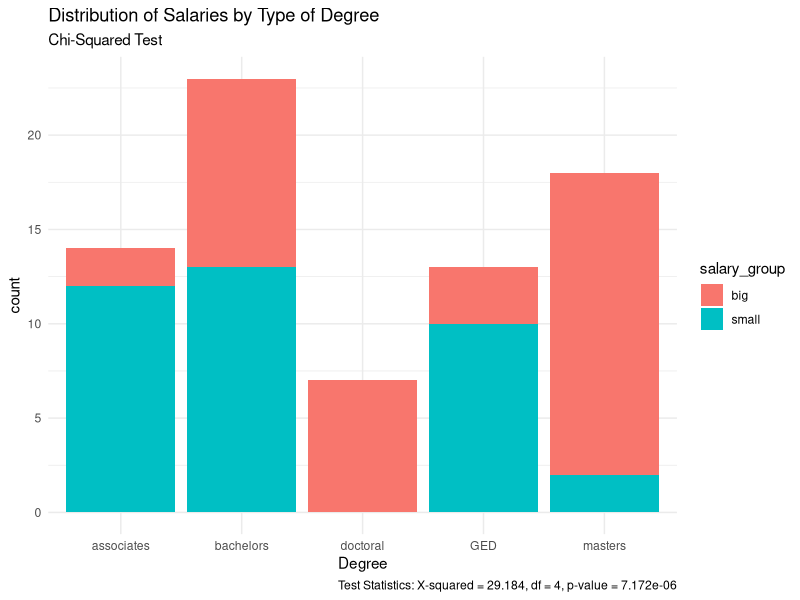
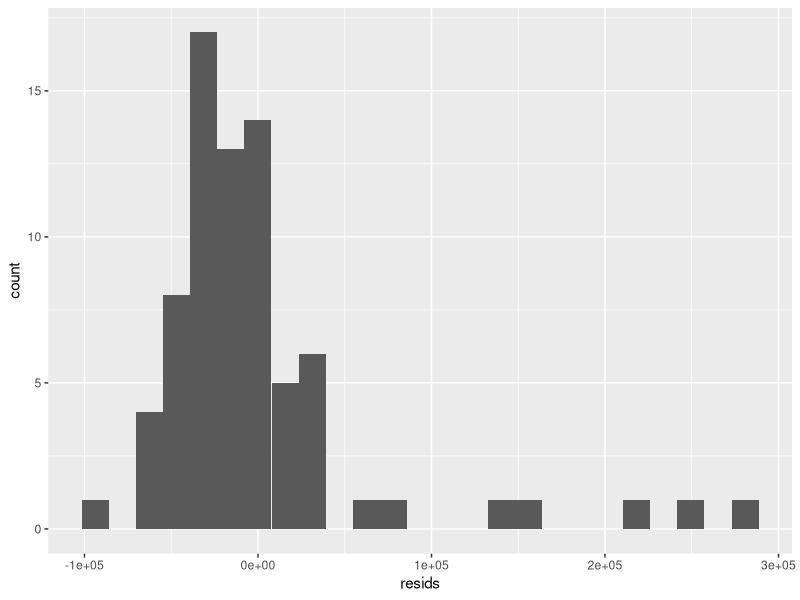
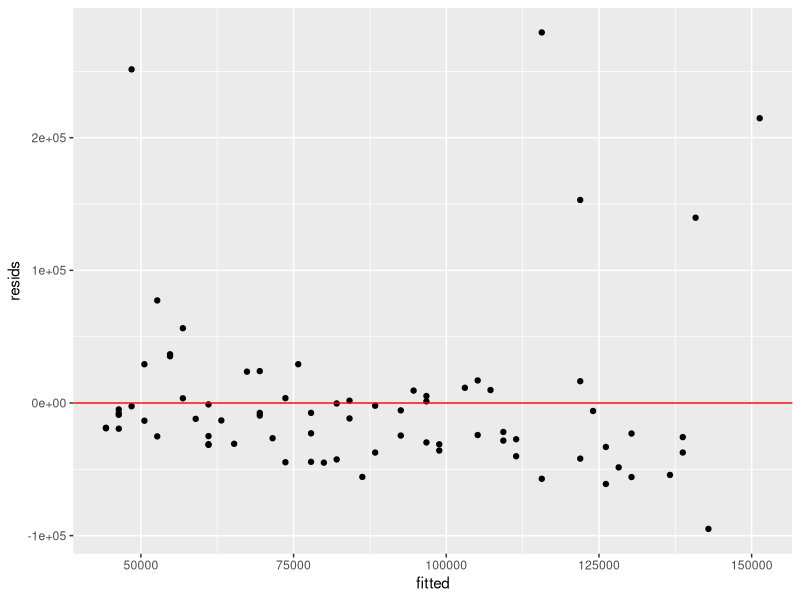
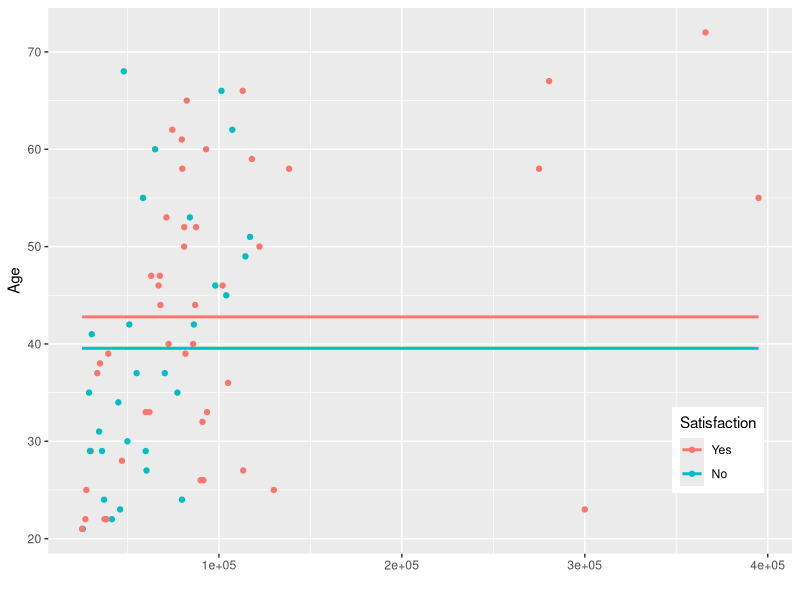

The R source for these figures, in order:
## ---- chunk 1
#DO NOT EDIT THIS CHUNK OR ANYTHING ABOVE IT!
knitr::opts_chunk$set(echo = TRUE, eval = TRUE, fig.align = "center", warning = F, message = F, tidy=T, tidy.opts=list(width.cutoff=50), R.options=list(max.print=100,dplyr.print_max=100))
## ---- chunk 2
library(tidyverse)
library(dplyr)
library(ggplot2)
library(readxl)

library(readr)

testing <- read_csv("project2data.csv", col_types = cols(Age = col_number(), GPA = col_number(), Salary = col_number()))
## ---- chunk 3
#MANOVA test
man1 <- manova(cbind(Age, GPA, Salary) ~ Degree, data = testing)
summary(man1)
## ---- chunk 4
# ANOVA
summary.aov(man1)
## ---- chunk 5
testing %>% group_by(Degree) %>% summarize(mean(Age), mean(GPA), 
    mean(Salary))
## ---- chunk 6
pairwise.t.test(testing$Age, testing$Degree, p.adj = "none")
## ---- chunk 7
pairwise.t.test(testing$Salary, testing$Degree, p.adj = "none")
## ---- chunk 8
# MANOVA assumptions
library(rstatix)
group <- testing$Degree
DVs <- testing %>% select(Salary, Age, GPA)

# Test multivariate normality for each group (null:
# assumption met)
sapply(split(DVs, group), mshapiro_test)
## ---- chunk 9
# chi-squared, randomization test
testing$salary_group <- ifelse(testing$Salary < median(testing$Salary), 
    "small", "big")
table(testing$Degree, testing$Salary)
## ---- chunk 10
# visualization of contingency table
library(ggplot2)
ggplot(testing) + aes(x = Degree, fill = salary_group) + geom_bar() + 
    scale_fill_hue() + theme_minimal() + labs(title = "Distribution of Salaries by Type of Degree", 
    subtitle = "Chi-Squared Test", caption = "Test Statistics: X-squared = 29.184, df = 4, p-value = 7.172e-06")
## ---- chunk 11
# chi-squared test
chisq <- chisq.test(testing$Degree, testing$Salary)
chisq
## ---- chunk 12
# mean-centered variables for linear regression

data.frame(Salary_c = testing$Salary - mean(testing$Salary))
## ---- chunk 13
testing$Salary_c <- testing$Salary - mean(testing$Salary)

# dummy variables
testing$Satisfaction <- factor(testing$Satisfaction, labels = c("No", 
    "Yes"))
testing$Satisfaction <- factor(testing$Satisfaction, levels = c("Yes", 
    "No"))

# regression test on Satisfaction to see if dummy variables
# are working
fit <- lm(Salary ~ Satisfaction, data = testing)
summary(fit)
## ---- chunk 14
# assumptions (linearity, homoskedacity)

# could be more variance present
resids <- lm(Salary ~ Age, data = testing)$residuals
fitted <- lm(Salary ~ Age, data = testing)$fitted.values


ggplot() + geom_histogram(aes(resids), bins = 25)
## ---- chunk 15
ggplot() + geom_point(aes(fitted, resids)) + geom_hline(yintercept = 0, 
    color = "red")
## ---- chunk 16
# assumptions(normality)
shapiro.test(resids)
## ---- chunk 17
# looks ok

# multiple linear regression model
fit2 <- lm(Salary ~ Age + Satisfaction, data = testing)
summary(fit2)
## ---- chunk 18
library(ggplot2)
ggplot(testing, aes(x = Salary, y = Age, group = Satisfaction)) + 
    geom_point(aes(color = Satisfaction)) + geom_smooth(method = "lm", 
    formula = y ~ 1, se = F, fullrange = T, aes(color = Satisfaction)) + 
    theme(legend.position = c(0.9, 0.19)) + xlab("")
## ---- chunk 19
library(sandwich)
library(lmtest)

# robust standard errors

robust <- lm(Salary ~ Age + Satisfaction, data = testing)
summary(robust)
## ---- chunk 20
bptest(robust)  #H0: homoskedastic
## ---- chunk 21
# uncorrected/before robust SEs
summary(robust)$coef[, 1:2]
## ---- chunk 22
# corrected/robust SEs
coeftest(robust, vcov = vcovHC(robust))[, 1:2]
## ---- chunk 23
library(dplyr)
library(sandwich)

# uncorrected/before robust SEs
summary(fit2)$coef[, 1:2]
## ---- chunk 24
# corrected/robust SEs
coeftest(fit2, vcov = vcovHC(fit2))[, 1:2]
## ---- chunk 25
# bootstrapping
library(dplyr)
boot_dat <- sample_frac(testing, replace = T)
samp_distn <- replicate(5000, {
    boot_dat <- sample_frac(testing, replace = T)
    boots <- lm(Salary ~ Age + Satisfaction, data = boot_dat)
    coef(boots)
})
samp_distn %>% t %>% as.data.frame %>% summarize_all(sd)
## ---- chunk 26
library(tidyverse)
library(lmtest)

# create a binary categorical variable
data <- testing %>% mutate(y = ifelse(Satisfaction == "yes", 
    1, 0))

# logistic regression model
logistic <- glm(y ~ Age + Degree, family = "binomial", data = data)
coeftest(logistic)
## ---- chunk 27
# create a binary categorical variable
data <- testing %>% mutate(y = ifelse(Satisfaction == "yes", 
    1, 0))

# logistic regression model for all variables
logistic2 <- glm(y ~ Age + Degree + Salary + GPA, family = "binomial", 
    data = data)
coeftest(logistic2)
## ---- chunk 28
exp(coef(logistic2))
## ---- chunk 29
library(Matrix)
library(glmnet)
y <- as.matrix(testing$Satisfaction)  #grab response
x <- model.matrix(Satisfaction ~ ., data = testing)[, -1]  #grab predictors

x <- scale(x)

cv <- cv.glmnet(x, y, family = "binomial")  #picks an optimal value for lambda through 10-fo

cv <- cv.glmnet(x, y, family = "binomial")
lasso <- glmnet(x, y, family = "binomial", lambda = cv$lambda.1se)
coef(lasso)
## ---- chunk 30
probs <- predict(logistic2, type = "response")
table(predict = as.numeric(probs > 0.5), truth = data$y) %>% 
    addmargins  #notrunning correctly
## ---- chunk 31
## DO NOT DELETE THIS BLOCK!
sessionInfo()
Sys.time()
Sys.info()
